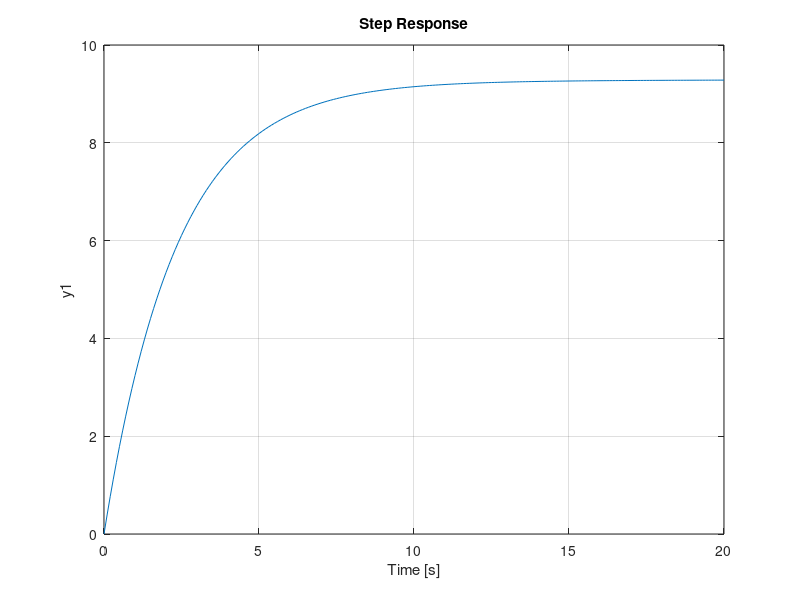

The MATLAB source for this figure:
%% PID Controler, Kp varies

clc
clear

m = 1505;  %BMW 220i msport  
b = 50;
r = 10;

s = tf('s');
P_cruise = 1/(m*s + b);

Kp = 5000; %Kp = 100 gives slow response
C = pid(Kp);

T = feedback(C*P_cruise,1)

t = 0:0.1:20;
step(r*T,t)
axis([0 20 0 10])

%% PI Contoller - to eliminate steady state error

Kp = 600;
Ki = 1;
C = pid(Kp,Ki);

T = feedback(C*P_cruise,1);

step(r*T,t)
axis([0 20 0 10])